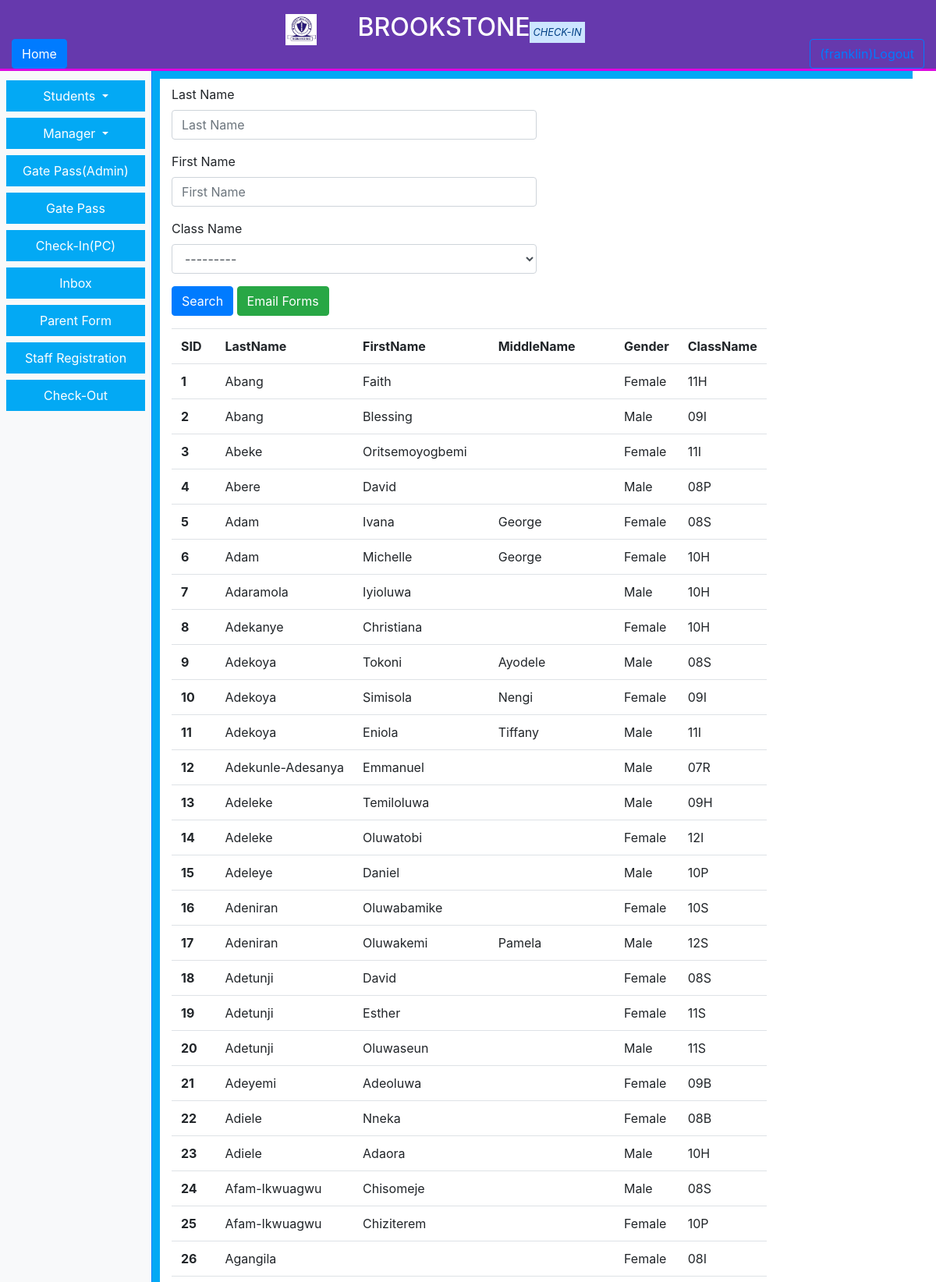
The page /ParentPortal/ (signed in, upper part) on the database its author committed.
### StudentManager/models.py (models this page shows, shortened)
class Students(models.Model):
    CheckinSeason = models.CharField(max_length=100, verbose_name="Check-In Season")
    SID = models.CharField(max_length=100, verbose_name="Student ID", null=True, blank=True)
    FirstName = models.CharField(max_length=100, verbose_name="First Name", null=True)
    MiddleName = models.CharField(max_length=100, verbose_name="Middle Name", null=True, blank=True)
    LastName = models.CharField(max_length=100, verbose_name="Last Name", null=True)
    gender = [('Select', 'Select'), ('Male', 'Male'), ('Female', 'Female')]
    Gender = models.CharField(max_length=100, choices=gender, null=True)
    DateOfBirth = models.DateField(verbose_name="Date of Birth", null=True, blank=True)
    ReasonForAllowing = models.CharField(max_length=100, blank=True, verbose_name="Reason for Allowing",
                                         default="Fulfilled all requirements.")
    width_field = 600
    height_field = 400
    photo = models.ImageField(upload_to="upload/%Y/%M/%D/", default="default.png", max_length=255, width_field="width_field",
                              height_field="height_field", verbose_name="Student's Passport")
    yeargroup = [
        ('7', '7'), ('8', '8'), ('9', '9'), ('10', '10'), ('11', '11'), ('12', '12')
    ]
    YearGroup = models.CharField(max_length=10, verbose_name="Year Group", null=True)
    classname = [
                 ('07B', '07B'), ('07S', '07S'), ('07I', '07I'), ('07P', '07P'), ('07R', '07R'),
                 ('08B', '08B'), ('08S', '08S'), ('08I', '08I'), ('08P', '08P'), ('08R', '08R'),
                 ('09B', '09B'), ('09S', '09S'), ('09I', '09I'), ('09P', '09P'),
                 ('10B', '10B'), ('10S', '10S'), ('10I', '10I'), ('10P', '10P'),
                 ('11B', '11B'), ('11S', '11S'), ('11I', '11I'), ('11P', '11P'),
                 ('12B', '12B'), ('12S', '12S'), ('12I', '12I'), ('12P', '12P'), ('IFY', 'IFY'),]
    ClassName = models.CharField(max_length=5, choices=classname, verbose_name="Class Name", null=True)
    term = [('Select', 'Select'), ('Autumn', 'Autumn'), ('Spring', 'Spring'), ('Summer', 'Summer')]
    Term = models.CharField(max_length=10, verbose_name="Term", null=True, choices=term, blank=True)
    AcademicSession = models.CharField(max_length=15, verbose_name="Academic Session", null=True, blank=True)
    DateOfAdmission = models.DateField(verbose_name="Date of Admission", null=True, blank=True)
    checked = [
        ('No', 'No'),
        ('Yes', 'Yes')
    ]
    Clear = models.CharField(max_length=3, verbose_name="Allow to check-in?", choices=checked, default="No")
    CheckedIn = models.CharField(max_length=3, verbose_name="Checked-In", choices=checked, default="No")
    CheckedOut = models.CharField(max_length=3, verbose_name="Checked-Out", choices=checked, default="No")
    Parent1 = models.CharField(max_length=50, verbose_name="Parent Name", null=True, blank=True)
    Parent2 = models.CharField(max_length=50, verbose_name="Other Name", null=True, blank=True)
    ParentEmail = models.EmailField(max_length=100, verbose_name="Parent Email", null=True, blank=True)
    Parent1Phone = models.CharField(max_length=15, verbose_name="Parent Phone", null=True, blank=True)
    Parent2Phone = models.CharField(max_length=15, verbose_name="Other Phone", null=True, blank=True)
    Parent1Address = models.CharField(max_length=255, verbose_name="Parent Address", null=True, blank=True)
    Parent2Address = models.CharField(max_length=255, verbose_name="Other Address", null=True, blank=True)
    ParentPhoto = models.ImageField(upload_to="upload/%Y/%M/%D/", default="default.png", max_length=255,
                              width_field="width_field",
                              height_field="height_field", verbose_name="Parent's Passport")
    OtherPhoto = models.ImageField(upload_to="upload/%Y/%M/%D/", default="default.png", max_length=255,
                              width_field="width_field",
                              height_field="height_field", verbose_name="Other's Passport")
    Parent1Temp = models.CharField(max_length=50, verbose_name="Parent Name", null=True, blank=True)
    Parent2Temp = models.CharField(max_length=50, verbose_name="Other Name", null=True, blank=True)
    ParentEmailTemp = models.EmailField(max_length=100, verbose_name="Parent Email", null=True, blank=True)
    Parent1PhoneTemp = models.CharField(max_length=15, verbose_name="Parent Phone", null=True, blank=True)
    Parent2PhoneTemp = models.CharField(max_length=15, verbose_name="Other Phone", null=True, blank=True)
    Parent1AddressTemp = models.CharField(max_length=255, verbose_name="Parent Address", null=True, blank=True)
    Parent2AddressTemp = models.CharField(max_length=255, verbose_name="Other Address", null=True, blank=True)
    ParentPhotoTemp = models.ImageField(upload_to="upload/%Y/%M/%D/", default="default.png", max_length=255,
                                    width_field="width_field",
                                    height_field="height_field", verbose_name="Parent's Passport")
    OtherPhotoTemp = models.ImageField(upload_to="upload/%Y/%M/%D/", default="default.png", max_length=255,
                                   width_field="width_field",
                                   height_field="height_field", verbose_name="Other's Passport")
    Alternative = models.BooleanField(max_length=5, verbose_name="Please allow my child to be checked-in by the person whose details are provided below.",
                                      default=False)
    Inbox_timestamp = models.DateTimeField(auto_now_add=True)
    Approved = models.BooleanField(max_length=5, verbose_name="Approved", default=False)
    CheckInTime = models.DateTimeField(null=True, blank=True)
    CheckedInBy = models.CharField(max_length=50, verbose_name="Checked-In by")
    CheckOutTime = models.DateTimeField(null=True, blank=True)
    CheckedOutBy = models.CharField(max_length=50, verbose_name="Checked-Out by")
    CheckOutSeason = models.CharField(max_length=50, verbose_name="Check-Out Season")
    class Meta:
        verbose_name = "Students"
        verbose_name_plural = "Students"

### Dashboard/decorators.py (the view)
    def wrapper_func(request, *args, **kwargs):
        if request.user.has_perm("StudentManager.view_admin"):
            return view_func(request, *args, **kwargs)
        else:
            messages.error(request, 'You do not have the necessary permission to perform this operation!'
                                    'Please contact the site administrator')
            return redirect("login")

### StudentManager/forms.py
class FilterStudentsForm(forms.ModelForm):
    def __init__(self, *args, **kwargs):
        super(FilterStudentsForm, self).__init__(*args, **kwargs)
        self.fields['LastName'].required = False
        self.fields['FirstName'].required = False
        self.fields['ClassName'].required = False
    class Meta:
        model = Students
        fields = ('LastName', 'FirstName', 'ClassName')

### ParentPortal/templates/sendParentForm.html (shortened to what this page needs)
{% extends "base.html" %}
    {% load static %}
{% load bootstrap4 %}
{% block content %}
    <div class="table">
            <div class="pt-2 w-50">
                <form method="POST">
                    {% bootstrap_form form layout="inline" %}
                    {% buttons %}
                        <button class="btn btn-primary" type="submit" name="Query" value="save">Search</button>
                        <button class="btn btn-success" type="submit" name="send" value="send">Email Forms</button>
                    {% endbuttons %}
                </form>
            </div>
            <table class="modelTable">
                <tr>
                    <th>SID</th>
                    <th>LastName</th>
                    <th>FirstName</th>
                    <th>MiddleName</th>
                    <th>Gender</th>
                    <th>ClassName</th>
                </tr>
                {% for Student in students %}
                <tr>
                    <td><b>{{ forloop.counter }}</b></td>
                    <td>{{ Student.LastName }}</td>
                    <td>{{ Student.FirstName }}</td>
                    <td>{{ Student.MiddleName }}</td>
                    <td>{{ Student.Gender }}</td>
                    <td>{{ Student.ClassName }}</td>
                </tr>
                {% endfor %}
            </table>
    </div>
{% endblock %}

### rows shown on the page
Students: LastName "Abang", FirstName "Faith", Gender "Female", ClassName "11H"
Students: LastName "Abang", FirstName "Blessing", Gender "Male", ClassName "09I"
Students: LastName "Abeke", FirstName "Oritsemoyogbemi", Gender "Female", ClassName "11I"
Students: LastName "Abere", FirstName "David", Gender "Male", ClassName "08P"
Students: LastName "Adam", FirstName "Ivana", MiddleName "George", Gender "Female", ClassName "08S"
Students: LastName "Adam", FirstName "Michelle", MiddleName "George", Gender "Female", ClassName "10H"
Students: LastName "Adaramola", FirstName "Iyioluwa", Gender "Male", ClassName "10H"
Students: LastName "Adekanye", FirstName "Christiana", Gender "Female", ClassName "10H"
Students: LastName "Adekoya", FirstName "Tokoni", MiddleName "Ayodele", Gender "Male", ClassName "08S"
Students: LastName "Adekoya", FirstName "Simisola", MiddleName "Nengi", Gender "Female", ClassName "09I"
Students: LastName "Adekoya", FirstName "Eniola", MiddleName "Tiffany", Gender "Male", ClassName "11I"
Students: LastName "Adekunle-Adesanya", FirstName "Emmanuel", Gender "Male", ClassName "07R"
Students: LastName "Adeleke", FirstName "Temiloluwa", Gender "Male", ClassName "09H"
Students: LastName "Adeleke", FirstName "Oluwatobi", Gender "Female", ClassName "12I"
Students: LastName "Adeleye", FirstName "Daniel", Gender "Male", ClassName "10P"
Students: LastName "Adeniran", FirstName "Oluwabamike", Gender "Female", ClassName "10S"
Students: LastName "Adeniran", FirstName "Oluwakemi", MiddleName "Pamela", Gender "Male", ClassName "12S"
Students: LastName "Adetunji", FirstName "David", Gender "Female", ClassName "08S"
Students: LastName "Adetunji", FirstName "Esther", Gender "Female", ClassName "11S"
Students: LastName "Adetunji", FirstName "Oluwaseun", Gender "Male", ClassName "11S"
Students: LastName "Adeyemi", FirstName "Adeoluwa", Gender "Female", ClassName "09B"
Students: LastName "Adiele", FirstName "Nneka", Gender "Female", ClassName "08B"
Students: LastName "Adiele", FirstName "Adaora", Gender "Male", ClassName "10H"
Students: LastName "Afam-Ikwuagwu", FirstName "Chisomeje", Gender "Male", ClassName "08S"
Students: LastName "Afam-Ikwuagwu", FirstName "Chiziterem", Gender "Female", ClassName "10P"
Students: LastName "Agangila", Gender "Female", ClassName "08I"
